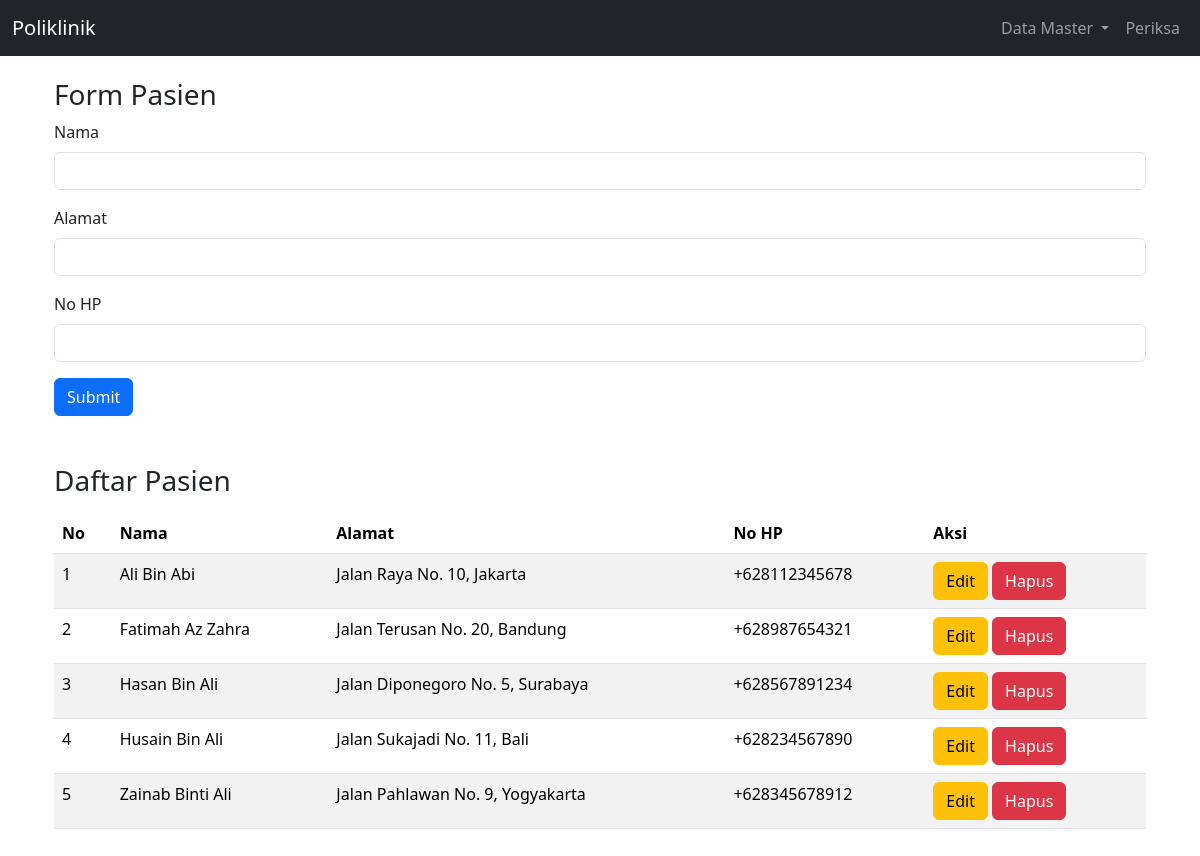
The app's page /index.php?page=pasien with its own data.
### tables this page shows
CREATE TABLE `pasien` (
  `id` int(10) UNSIGNED NOT NULL,
  `nama` varchar(255) DEFAULT NULL,
  `alamat` varchar(255) DEFAULT NULL,
  `nomor_hp` varchar(50) DEFAULT NULL
);

### pasien.php (the view)
<?php
include("koneksi.php");
?>
<div class="container mt-4">
  <h3>Form Pasien</h3>
  <form method="POST" action="aksi_pasien.php">
    <div class="mb-3">
      <label for="nama" class="form-label">Nama</label>
      <input type="text" class="form-control" id="nama" name="nama">
    </div>
    <div class="mb-3">
      <label for="alamat" class="form-label">Alamat</label>
      <input type="text" class="form-control" id="alamat" name="alamat">
    </div>
    <div class="mb-3">
      <label for="nomor_hp" class="form-label">No HP</label>
      <input type="text" class="form-control" id="nomor_hp" name="nomor_hp">
    </div>
    <button type="submit" class="btn btn-primary">Submit</button>
  </form>
  <h3 class="mt-5">Daftar Pasien</h3>
  <table class="table table-striped mt-3">
    <thead>
      <tr>
        <th>No</th>
        <th>Nama</th>
        <th>Alamat</th>
        <th>No HP</th>
        <th>Aksi</th>
      </tr>
    </thead>
    <tbody>
      <?php
      $result = mysqli_query($mysqli, "SELECT * FROM pasien");
      $no = 1;
      while ($data = mysqli_fetch_array($result)) {
      ?>
        <tr>
          <td><?php echo $no++ ?></td>
          <td><?php echo $data['nama'] ?></td>
          <td><?php echo $data['alamat'] ?></td>
          <td><?php echo $data['nomor_hp'] ?></td>
          <td>
            <a class="btn btn-warning" href="index.php?page=pasien_edit&id=<?php echo $data['id']; ?>">Edit</a>
            <a class="btn btn-danger" href="aksi_pasien.php?action=delete&id=<?php echo $data['id'] ?>">Hapus</a>
          </td>
        </tr>
      <?php
      }
      ?>
    </tbody>
  </table>
</div>

### index.php (style rules this page uses)
body { padding-top: 30px; padding-bottom: 30px; }

### records on screen
pasien: nama "Ali Bin Abi", alamat "Jalan Raya No. 10, Jakarta", nomor_hp "+628112345678"
pasien: nama "Fatimah Az Zahra", alamat "Jalan Terusan No. 20, Bandung", nomor_hp "+628987654321"
pasien: nama "Hasan Bin Ali", alamat "Jalan Diponegoro No. 5, Surabaya", nomor_hp "+628567891234"
pasien: nama "Husain Bin Ali", alamat "Jalan Sukajadi No. 11, Bali", nomor_hp "+628234567890"
pasien: nama "Zainab Binti Ali", alamat "Jalan Pahlawan No. 9, Yogyakarta", nomor_hp "+628345678912"
